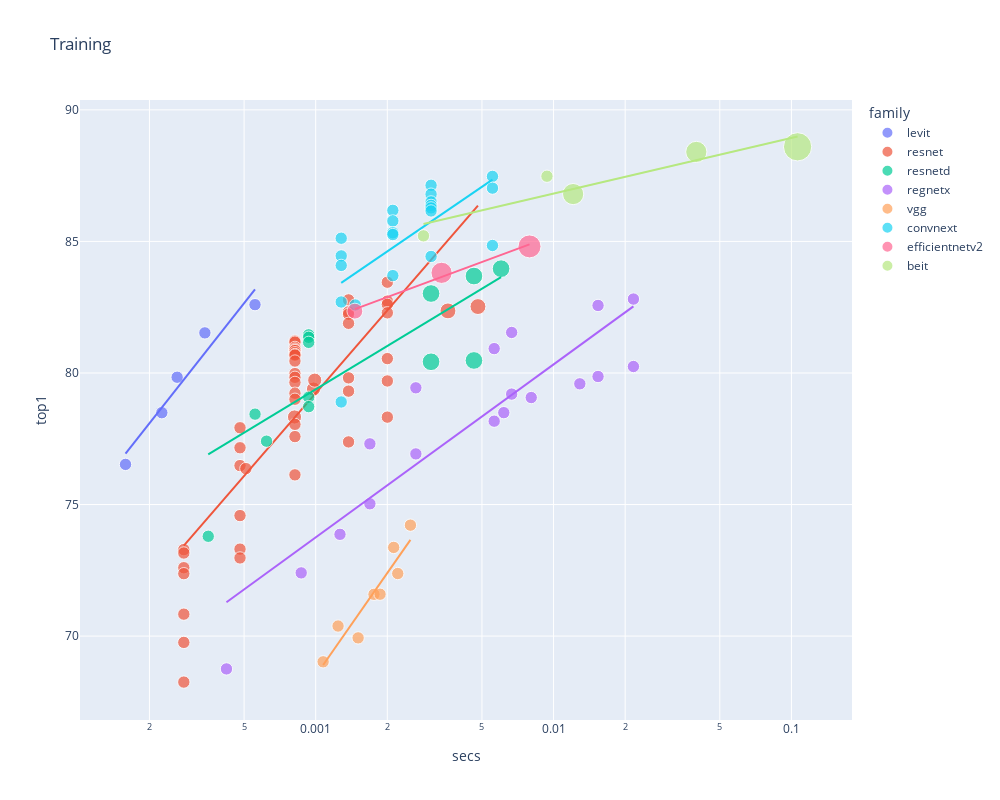

Notebook code cell kept with this figure:
### Markdown cell above
...and we'll also look at our chosen subset of models:

### Code cell
show_subs(tdf, 'Training', 'train_img_size')

### Figure 1 — Plotly figure (JSON) as saved in the notebook; plotly's stock layout.template omitted (floating-point values rounded to 4 significant figures)
{"data": [{"customdata": [[224], [224], [224], [224], [224]], "hovertemplate": "<b>%{hovertext}</b><br><br>family=levit<br>secs=%{x}<br>top1=%{y}<br>size=%{marker.size}<br>train_img_size=%{customdata[0]}<extra></extra>", "hovertext": ["levit_128s", "levit_128", "levit_192", "levit_256", "levit_384"], "legendgroup": "levit", "marker": {"color": "#636efa", "size": [50176, 50176, 50176, 50176, 50176], "sizemode": "area", "sizeref": 655.4, "symbol": "circle"}, "mode": "markers", "name": "levit", "orientation": "v", "showlegend": true, "type": "scatter", "x": [0.0001587, 0.0002255, 0.0002615, 0.0003421, 0.0005557], "xaxis": "x", "y": [76.53, 78.49, 79.84, 81.52, 82.6], "yaxis": "y"}, {"hovertemplate": "<b>OLS trendline</b><br>top1 = 11.4692 * log10(secs) + 120.511<br>R<sup>2</sup>=0.944142<br><br>family=levit<br>secs=%{x}<br>top1=%{y} <b>(trend)</b><extra></extra>", "legendgroup": "levit", "marker": {"color": "#636efa", "symbol": "circle"}, "mode": "lines", "name": "levit", "showlegend": false, "type": "scatter", "x": [0.0001587, 0.0002255, 0.0002615, 0.0003421, 0.0005557], "xaxis": "x", "y": [76.93, 78.68, 79.42, 80.76, 83.18], "yaxis": "y"}, {"customdata": [[224], [224], [224], [224], [224], [224], [224], [224], [224], [224], [224], [224], [224], [224], [256], [224], [224], [224], [224], [224], [224], [224], [224], [224], [224], [224], [224], [224], [224], [224], [224], [224], [224], [256], [256], [224], [224], [224], [224], [224], [224], [224], [224], [224], [224], [224], [224], [224], [224], [288], [288]], "hovertemplate": "<b>%{hovertext}</b><br><br>family=resnet<br>secs=%{x}<br>top1=%{y}<br>size=%{marker.size}<br>train_img_size=%{customdata[0]}<extra></extra>", "hovertext": ["resnet18", "resnet18", "resnet18", "resnet18", "resnet18", "resnet18", "resnet18", "resnet34", "resnet34", "resnet34", "resnet34", "resnet34", "resnet34", "resnet26", "resnet26t", "resnet50", "resnet50", "resnet50", "resnet50", "resnet50", "resnet50", "resnet50", "resnet50", "resnet50", "resnet50", "resnet50", "resnet50", "resnet50", "resnet50", "resnet50", "resnet50", "resnet50", "resnet50", "resnet32ts", "resnet33ts", "resnet101", "resnet101", "resnet101", "resnet101", "resnet101", "resnet101", "resnet101", "resnet152", "resnet152", "resnet152", "resnet152", "resnet152", "resnet152", "resnet152", "resnet51q", "resnet61q"], "legendgroup": "resnet", "marker": {"color": "#EF553B", "size": [50176, 50176, 50176, 50176, 50176, 50176, 50176, 50176, 50176, 50176, 50176, 50176, 50176, 50176, 65536, 50176, 50176, 50176, 50176, 50176, 50176, 50176, 50176, 50176, 50176, 50176, 50176, 50176, 50176, 50176, 50176, 50176, 50176, 65536, 65536, 50176, 50176, 50176, 50176, 50176, 50176, 50176, 50176, 50176, 50176, 50176, 50176, 50176, 50176, 82944, 82944], "sizemode": "area", "sizeref": 655.4, "symbol": "circle"}, "mode": "markers", "name": "resnet", "orientation": "v", "showlegend": true, "type": "scatter", "x": [0.000279, 0.000279, 0.000279, 0.000279, 0.000279, 0.000279, 0.000279, 0.0004806, 0.0004806, 0.0004806, 0.0004806, 0.0004806, 0.0004806, 0.0005087, 0.0008144, 0.0008179, 0.0008179, 0.0008179, 0.0008179, 0.0008179, 0.0008179, 0.0008179, 0.0008179, 0.0008179, 0.0008179, 0.0008179, 0.0008179, 0.0008179, 0.0008179, 0.0008179, 0.0008179, 0.0008179, 0.0008179, 0.0009787, 0.0009907, 0.001375, 0.001375, 0.001375, 0.001375, 0.001375, 0.001375, 0.001375, 0.002001, 0.002001, 0.002001, 0.002001, 0.002001, 0.002001, 0.002001, 0.003598, 0.00481], "xaxis": "x", "y": [73.29, 73.16, 72.6, 72.37, 70.83, 69.76, 68.25, 77.92, 77.16, 76.48, 74.58, 73.31, 72.97, 76.37, 78.33, 81.21, 81.17, 80.97, 80.91, 80.87, 80.85, 80.77, 80.71, 80.68, 80.45, 79.98, 79.84, 79.64, 79.23, 79.0, 78.05, 77.58, 76.13, 79.39, 79.73, 82.78, 82.32, 82.24, 81.89, 79.81, 79.31, 77.38, 83.45, 82.73, 82.61, 82.29, 80.55, 79.7, 78.32, 82.36, 82.52], "yaxis": "y"}, {"hovertemplate": "<b>OLS trendline</b><br>top1 = 10.4488 * log10(secs) + 110.577<br>R<sup>2</sup>=0.675192<br><br>family=resnet<br>secs=%{x}<br>top1=%{y} <b>(trend)</b><extra></extra>", "legendgroup": "resnet", "marker": {"color": "#EF553B", "symbol": "circle"}, "mode": "lines", "name": "resnet", "showlegend": false, "type": "scatter", "x": [0.000279, 0.000279, 0.000279, 0.000279, 0.000279, 0.000279, 0.000279, 0.0004806, 0.0004806, 0.0004806, 0.0004806, 0.0004806, 0.0004806, 0.0005087, 0.0008144, 0.0008179, 0.0008179, 0.0008179, 0.0008179, 0.0008179, 0.0008179, 0.0008179, 0.0008179, 0.0008179, 0.0008179, 0.0008179, 0.0008179, 0.0008179, 0.0008179, 0.0008179, 0.0008179, 0.0008179, 0.0008179, 0.0009787, 0.0009907, 0.001375, 0.001375, 0.001375, 0.001375, 0.001375, 0.001375, 0.001375, 0.002001, 0.002001, 0.002001, 0.002001, 0.002001, 0.002001, 0.002001, 0.003598, 0.00481], "xaxis": "x", "y": [73.44, 73.44, 73.44, 73.44, 73.44, 73.44, 73.44, 75.91, 75.91, 75.91, 75.91, 75.91, 75.91, 76.16, 78.3, 78.32, 78.32, 78.32, 78.32, 78.32, 78.32, 78.32, 78.32, 78.32, 78.32, 78.32, 78.32, 78.32, 78.32, 78.32, 78.32, 78.32, 78.32, 79.13, 79.19, 80.67, 80.67, 80.67, 80.67, 80.67, 80.67, 80.67, 82.38, 82.38, 82.38, 82.38, 82.38, 82.38, 82.38, 85.04, 86.36], "yaxis": "y"}, {"customdata": [[224], [224], [224], [224], [224], [224], [224], [224], [320], [320], [320], [320], [320]], "hovertemplate": "<b>%{hovertext}</b><br><br>family=resnetd<br>secs=%{x}<br>top1=%{y}<br>size=%{marker.size}<br>train_img_size=%{customdata[0]}<extra></extra>", "hovertext": ["resnet18d", "resnet34d", "resnet26d", "resnet50d", "resnet50d", "resnet50d", "resnet50d", "resnet50d", "resnet101d", "resnet101d", "resnet152d", "resnet152d", "resnet200d"], "legendgroup": "resnetd", "marker": {"color": "#00cc96", "size": [50176, 50176, 50176, 50176, 50176, 50176, 50176, 50176, 102400, 102400, 102400, 102400, 102400], "sizemode": "area", "sizeref": 655.4, "symbol": "circle"}, "mode": "markers", "name": "resnetd", "orientation": "v", "showlegend": true, "type": "scatter", "x": [0.0003534, 0.0005559, 0.0006214, 0.0009344, 0.0009344, 0.0009344, 0.0009344, 0.0009344, 0.003054, 0.003054, 0.004628, 0.004628, 0.006017], "xaxis": "x", "y": [73.79, 78.44, 77.41, 81.45, 81.36, 81.16, 79.08, 78.72, 83.02, 80.43, 83.68, 80.48, 83.96], "yaxis": "y"}, {"hovertemplate": "<b>OLS trendline</b><br>top1 = 5.46988 * log10(secs) + 95.789<br>R<sup>2</sup>=0.628388<br><br>family=resnetd<br>secs=%{x}<br>top1=%{y} <b>(trend)</b><extra></extra>", "legendgroup": "resnetd", "marker": {"color": "#00cc96", "symbol": "circle"}, "mode": "lines", "name": "resnetd", "showlegend": false, "type": "scatter", "x": [0.0003534, 0.0005559, 0.0006214, 0.0009344, 0.0009344, 0.0009344, 0.0009344, 0.0009344, 0.003054, 0.003054, 0.004628, 0.004628, 0.006017], "xaxis": "x", "y": [76.91, 77.98, 78.25, 79.22, 79.22, 79.22, 79.22, 79.22, 82.03, 82.03, 83.02, 83.02, 83.64], "yaxis": "y"}, {"customdata": [[224], [224], [224], [224], [224], [224], [224], [224], [224], [224], [224], [224], [224], [224], [224], [224], [224], [224]], "hovertemplate": "<b>%{hovertext}</b><br><br>family=regnetx<br>secs=%{x}<br>top1=%{y}<br>size=%{marker.size}<br>train_img_size=%{customdata[0]}<extra></extra>", "hovertext": ["regnetx_002", "regnetx_004", "regnetx_006", "regnetx_008", "regnetx_008", "regnetx_016", "regnetx_016", "regnetx_032", "regnetx_032", "regnetx_040", "regnetx_080", "regnetx_080", "regnetx_064", "regnetx_120", "regnetx_160", "regnetx_160", "regnetx_320", "regnetx_320"], "legendgroup": "regnetx", "marker": {"color": "#ab63fa", "size": [50176, 50176, 50176, 50176, 50176, 50176, 50176, 50176, 50176, 50176, 50176, 50176, 50176, 50176, 50176, 50176, 50176, 50176], "sizemode": "area", "sizeref": 655.4, "symbol": "circle"}, "mode": "markers", "name": "regnetx", "orientation": "v", "showlegend": true, "type": "scatter", "x": [0.0004216, 0.0008689, 0.001265, 0.00169, 0.00169, 0.002637, 0.002637, 0.005628, 0.005628, 0.006178, 0.006666, 0.006666, 0.008056, 0.0129, 0.01538, 0.01538, 0.02166, 0.02166], "xaxis": "x", "y": [68.75, 72.4, 73.87, 77.31, 75.03, 79.44, 76.92, 80.93, 78.17, 78.49, 81.54, 79.2, 79.07, 79.59, 82.57, 79.87, 82.81, 80.25], "yaxis": "y"}, {"hovertemplate": "<b>OLS trendline</b><br>top1 = 6.57079 * log10(secs) + 93.4658<br>R<sup>2</sup>=0.807089<br><br>family=regnetx<br>secs=%{x}<br>top1=%{y} <b>(trend)</b><extra></extra>", "legendgroup": "regnetx", "marker": {"color": "#ab63fa", "symbol": "circle"}, "mode": "lines", "name": "regnetx", "showlegend": false, "type": "scatter", "x": [0.0004216, 0.0008689, 0.001265, 0.00169, 0.00169, 0.002637, 0.002637, 0.005628, 0.005628, 0.006178, 0.006666, 0.006666, 0.008056, 0.0129, 0.01538, 0.01538, 0.02166, 0.02166], "xaxis": "x", "y": [71.29, 73.35, 74.42, 75.25, 75.25, 76.52, 76.52, 78.68, 78.68, 78.95, 79.17, 79.17, 79.71, 81.05, 81.55, 81.55, 82.53, 82.53], "yaxis": "y"}, {"customdata": [[224], [224], [224], [224], [224], [224], [224], [224]], "hovertemplate": "<b>%{hovertext}</b><br><br>family=vgg<br>secs=%{x}<br>top1=%{y}<br>size=%{marker.size}<br>train_img_size=%{customdata[0]}<extra></extra>", "hovertext": ["vgg11", "vgg11_bn", "vgg13", "vgg13_bn", "vgg16", "vgg16_bn", "vgg19", "vgg19_bn"], "legendgroup": "vgg", "marker": {"color": "#FFA15A", "size": [50176, 50176, 50176, 50176, 50176, 50176, 50176, 50176], "sizemode": "area", "sizeref": 655.4, "symbol": "circle"}, "mode": "markers", "name": "vgg", "orientation": "v", "showlegend": true, "type": "scatter", "x": [0.001075, 0.001242, 0.001508, 0.001758, 0.001864, 0.002128, 0.002213, 0.002502], "xaxis": "x", "y": [69.02, 70.38, 69.93, 71.59, 71.59, 73.37, 72.38, 74.22], "yaxis": "y"}, {"hovertemplate": "<b>OLS trendline</b><br>top1 = 12.9585 * log10(secs) + 107.374<br>R<sup>2</sup>=0.885938<br><br>family=vgg<br>secs=%{x}<br>top1=%{y} <b>(trend)</b><extra></extra>", "legendgroup": "vgg", "marker": {"color": "#FFA15A", "symbol": "circle"}, "mode": "lines", "name": "vgg", "showlegend": false, "type": "scatter", "x": [0.001075, 0.001242, 0.001508, 0.001758, 0.001864, 0.002128, 0.002213, 0.002502], "xaxis": "x", "y": [68.9, 69.72, 70.81, 71.67, 72.0, 72.75, 72.97, 73.66], "yaxis": "y"}, {"customdata": [[224], [224], [224], [224], [224], [224], [224], [224], [224], [224], [224], [224], [224], [224], [224], [224], [224], [224], [224], [224], [224]], "hovertemplate": "<b>%{hovertext}</b><br><br>family=convnext<br>secs=%{x}<br>top1=%{y}<br>size=%{marker.size}<br>train_img_size=%{customdata[0]}<extra></extra>", "hovertext": ["convnext_tiny", "convnext_tiny", "convnext_tiny", "convnext_tiny", "convnext_tiny", "convnext_tiny_hnf", "convnext_small", "convnext_small", "convnext_small", "convnext_small", "convnext_small", "convnext_base", "convnext_base", "convnext_base", "convnext_base", "convnext_base", "convnext_base", "convnext_base", "convnext_large", "convnext_large", "convnext_large"], "legendgroup": "convnext", "marker": {"color": "#19d3f3", "size": [50176, 50176, 50176, 50176, 50176, 50176, 50176, 50176, 50176, 50176, 50176, 50176, 50176, 50176, 50176, 50176, 50176, 50176, 50176, 50176, 50176], "sizemode": "area", "sizeref": 655.4, "symbol": "circle"}, "mode": "markers", "name": "convnext", "orientation": "v", "showlegend": true, "type": "scatter", "x": [0.00128, 0.00128, 0.00128, 0.00128, 0.00128, 0.001467, 0.00211, 0.00211, 0.00211, 0.00211, 0.00211, 0.003055, 0.003055, 0.003055, 0.003055, 0.003055, 0.003055, 0.003055, 0.005536, 0.005536, 0.005536], "xaxis": "x", "y": [85.12, 84.45, 84.09, 82.7, 78.9, 82.58, 86.18, 85.78, 85.33, 85.26, 83.7, 87.13, 86.8, 86.5, 86.37, 86.27, 86.16, 84.43, 87.47, 87.03, 84.85], "yaxis": "y"}, {"hovertemplate": "<b>OLS trendline</b><br>top1 = 6.17519 * log10(secs) + 101.288<br>R<sup>2</sup>=0.439434<br><br>family=convnext<br>secs=%{x}<br>top1=%{y} <b>(trend)</b><extra></extra>", "legendgroup": "convnext", "marker": {"color": "#19d3f3", "symbol": "circle"}, "mode": "lines", "name": "convnext", "showlegend": false, "type": "scatter", "x": [0.00128, 0.00128, 0.00128, 0.00128, 0.00128, 0.001467, 0.00211, 0.00211, 0.00211, 0.00211, 0.00211, 0.003055, 0.003055, 0.003055, 0.003055, 0.003055, 0.003055, 0.003055, 0.005536, 0.005536, 0.005536], "xaxis": "x", "y": [83.42, 83.42, 83.42, 83.42, 83.42, 83.79, 84.77, 84.77, 84.77, 84.77, 84.77, 85.76, 85.76, 85.76, 85.76, 85.76, 85.76, 85.76, 87.35, 87.35, 87.35], "yaxis": "y"}, {"customdata": [[288], [384], [416]], "hovertemplate": "<b>%{hovertext}</b><br><br>family=efficientnetv2<br>secs=%{x}<br>top1=%{y}<br>size=%{marker.size}<br>train_img_size=%{customdata[0]}<extra></extra>", "hovertext": ["efficientnetv2_rw_t", "efficientnetv2_rw_s", "efficientnetv2_rw_m"], "legendgroup": "efficientnetv2", "marker": {"color": "#FF6692", "size": [82944, 147456, 173056], "sizemode": "area", "sizeref": 655.4, "symbol": "circle"}, "mode": "markers", "name": "efficientnetv2", "orientation": "v", "showlegend": true, "type": "scatter", "x": [0.001461, 0.003383, 0.007923], "xaxis": "x", "y": [82.35, 83.81, 84.81], "yaxis": "y"}, {"hovertemplate": "<b>OLS trendline</b><br>top1 = 3.34886 * log10(secs) + 91.9238<br>R<sup>2</sup>=0.988050<br><br>family=efficientnetv2<br>secs=%{x}<br>top1=%{y} <b>(trend)</b><extra></extra>", "legendgroup": "efficientnetv2", "marker": {"color": "#FF6692", "symbol": "circle"}, "mode": "lines", "name": "efficientnetv2", "showlegend": false, "type": "scatter", "x": [0.001461, 0.003383, 0.007923], "xaxis": "x", "y": [82.43, 83.65, 84.89], "yaxis": "y"}, {"customdata": [[224], [224], [384], [384], [512]], "hovertemplate": "<b>%{hovertext}</b><br><br>family=beit<br>secs=%{x}<br>top1=%{y}<br>size=%{marker.size}<br>train_img_size=%{customdata[0]}<extra></extra>", "hovertext": ["beit_base_patch16_224", "beit_large_patch16_224", "beit_base_patch16_384", "beit_large_patch16_384", "beit_large_patch16_512"], "legendgroup": "beit", "marker": {"color": "#B6E880", "size": [50176, 50176, 147456, 147456, 262144], "sizemode": "area", "sizeref": 655.4, "symbol": "circle"}, "mode": "markers", "name": "beit", "orientation": "v", "showlegend": true, "type": "scatter", "x": [0.002839, 0.009382, 0.01209, 0.03982, 0.1062], "xaxis": "x", "y": [85.21, 87.48, 86.8, 88.4, 88.6], "yaxis": "y"}, {"hovertemplate": "<b>OLS trendline</b><br>top1 = 2.11281 * log10(secs) + 91.0441<br>R<sup>2</sup>=0.866259<br><br>family=beit<br>secs=%{x}<br>top1=%{y} <b>(trend)</b><extra></extra>", "legendgroup": "beit", "marker": {"color": "#B6E880", "symbol": "circle"}, "mode": "lines", "name": "beit", "showlegend": false, "type": "scatter", "x": [0.002839, 0.009382, 0.01209, 0.03982, 0.1062], "xaxis": "x", "y": [85.66, 86.76, 86.99, 88.09, 88.99], "yaxis": "y"}], "layout": {"height": 800, "legend": {"itemsizing": "constant", "title": {"text": "family"}, "tracegroupgap": 0}, "title": {"text": "Training"}, "width": 1000, "xaxis": {"anchor": "y", "domain": [0, 1], "title": {"text": "secs"}, "type": "log"}, "yaxis": {"anchor": "x", "domain": [0, 1], "title": {"text": "top1"}}}}
